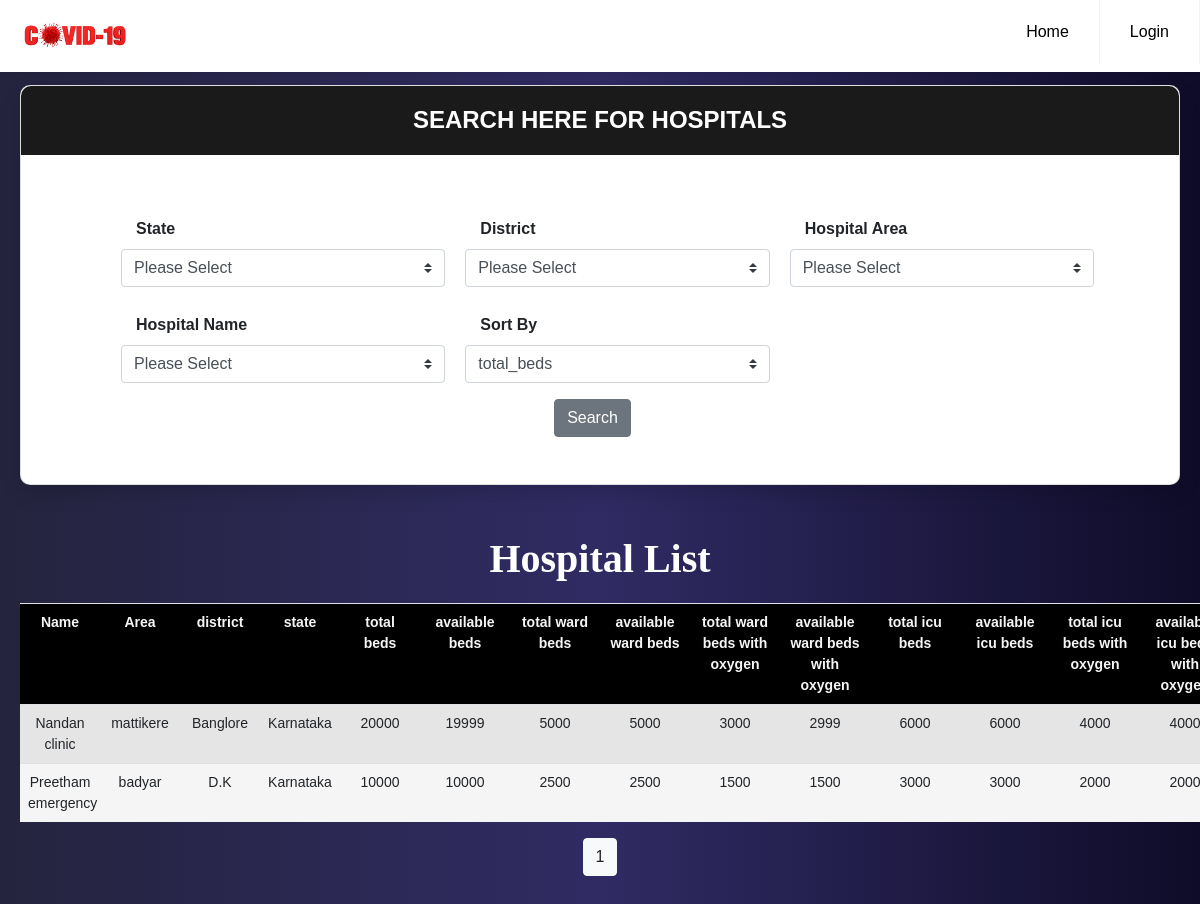
Screenshot of /hospital with the database file from the repository.
### models.py (models this page shows, shortened)
class Hospital(db.Model):
    id = db.Column(db.Integer, primary_key=True)
    name = db.Column(db.String(100), nullable=False)
    area = db.Column(db.String(100), nullable=False)
    district = db.Column(db.String(100), nullable=False)
    state = db.Column(db.String(100), nullable=False)
    phone = db.Column(db.Integer, nullable=False)
    total_beds = db.Column(db.Integer, nullable=False)
    available_beds = db.Column(db.Integer, nullable=False)
    total_ward_beds = db.Column(db.Integer, nullable=False)
    available_ward_beds = db.Column(db.Integer, nullable=False)
    total_ward_beds_with_oxygen = db.Column(db.Integer, nullable=False)
    available_ward_beds_with_oxygen = db.Column(db.Integer, nullable=False)
    total_icu_beds = db.Column(db.Integer, nullable=False)
    available_icu_beds = db.Column(db.Integer, nullable=False)
    total_icu_beds_with_oxygen = db.Column(db.Integer, nullable=False)
    available_icu_beds_with_oxygen = db.Column(db.Integer, nullable=False)
    beds = db.relationship('Bed', backref='hospital', lazy=True)
    users = db.relationship('User', backref='hospital', lazy=True)
    doctors = db.relationship('Doctor', backref='hospital', lazy=True)

### app.py (the view, shortened to what this page needs)
@app.route('/hospital', methods=['GET','POST'])
def hospital():
    name=False
    district=False
    state=False
    area=False
    beds= False
    form = InfoForm()
    page = request.args.get('page', 1, type=int)
    print('page: ', page)
    if request.method == 'GET':
        name = request.args.get('name')
        state = request.args.get('state')
        district = request.args.get('district')
        area = request.args.get('area')
        beds = request.args.get('beds')
    if form.validate_on_submit() and request.method == "POST":
        print('POST request')
    data = Hospital.query.order_by(Hospital.total_beds.desc()).paginate(per_page=5, page=page)
    if(name =='Please Select' and district =='Please Select' and state =='Please Select' and area =='Please Select'):
        if beds == 'total_beds':
            data = Hospital.query.order_by(Hospital.total_beds.desc()).paginate(per_page=5, page=page)
        elif beds== 'available_beds':
            data = Hospital.query.order_by(Hospital.available_beds.desc()).paginate(per_page=5, page=page)
        elif beds == 'available_ward_beds':
            data = Hospital.query.order_by(Hospital.available_ward_beds.desc()).paginate(per_page=5, page=page)
        elif beds == 'available_ward_beds_with_oxygen':
            data = Hospital.query.order_by(Hospital.available_ward_beds_with_oxygen.desc()).paginate(per_page=5, page=page)
        elif beds == 'available_icu_beds':
            data = Hospital.query.order_by(Hospital.available_icu_beds.desc()).paginate(per_page=5, page=page)
        elif beds == 'available_icu_beds_with_oxygen':
            data = Hospital.query.order_by(Hospital.available_icu_beds_with_oxygen.desc()).paginate(per_page=5, page=page)
    elif(name !=  'Please Select' and district !='Please Select' and state !='Please Select' and area !='Please Select'):
        if beds == 'total_beds':
            data = Hospital.query.filter_by(name=name, district=district, state=state, area=area).order_by(Hospital.total_beds.desc()).paginate(per_page=5, page=page)
        elif beds== 'available_beds':
            data = Hospital.query.filter_by(name=name, district=district, state=state, area=area).order_by(Hospital.available_beds).paginate(per_page=5, page=page)
        elif beds == 'available_ward_beds':
            data = Hospital.query.filter_by(name=name, district=district, state=state, area=area).order_by(Hospital.available_ward_beds.desc()).paginate(per_page=5, page=page)
        elif beds == 'available_ward_beds_with_oxygen':
            data = Hospital.query.filter_by(name=name, district=district, state=state, area=area).order_by(Hospital.available_ward_beds_with_oxygen.desc()).paginate(per_page=5, page=page)
        elif beds == 'available_icu_beds':
            data = Hospital.query.filter_by(name=name, district=district, state=state, area=area).order_by(Hospital.available_icu_beds.desc()).paginate(per_page=5, page=page)
        elif beds == 'available_icu_beds_with_oxygen':
            data = Hospital.query.filter_by(name=name, district=district, state=state, area=area).order_by(Hospital.available_icu_beds_with_oxygen.desc()).paginate(per_page=5, page=page)
    else:
        data = Hospital.query.order_by(Hospital.total_beds.desc()).paginate(per_page=5, page=page)
        print("Get Request")
    form.name.data = name
    form.district.data = district
    form.state.data = state
    form.area.data = area
    form.beds.data = beds
    return render_template('index.html', form=form, name=name, district=district, state=state, area=area, beds=beds, hospitals=data)

### forms.py
class InfoForm(FlaskForm):
    name = SelectField('Name', choices=[('Please Select','Please Select'),('Preetham emergency','Preetham emergency'),('Nandan clinic','Nandan clinic'),('Siddarth multispeciality','Siddarth multispeciality'),('Father Muller Hospital','Father Muller Hospital')])
    district = SelectField('District: ', choices=[('Please Select','Please Select'),('D.K','D.K'),('Banglore','Banglore')])
    state = SelectField('State: ', choices=[('Please Select','Please Select'),('Andra','Andra'),('Karnataka','Karnataka')])
    area = SelectField('Area: ', choices=[('Please Select','Please Select'),('badyar','badyar'),('mattikere','mattikere')])
    beds = SelectField('Sort bed results by ', validators=[DataRequired()], choices=[('total_beds','total_beds'),('available_beds','available_beds'),('available_ward_beds','available_ward_beds'),('available_ward_beds_with_oxygen','available_ward_beds_with_oxygen'),('available_icu_beds','available_icu_beds'),('available_icu_beds_with_oxygen','available_icu_beds_with_oxygen')], default='total_beds')
    submit = SubmitField('Search')

### templates/index.html (shortened to what this page needs)
{% extends "base.html" %}
{% block navbar %}
    {% if current_user.is_active %}
        <li><a href="{{ url_for('patient_list') }}">Patients</a></li>
	    <li><a href="{{ url_for('profile') }}">Logged in as: {{current_user.name}}</a></li>
	    <li><a href="{{ url_for('logout') }}">Logout</a></li>
	{% else %}
	    <li><a href="{{ url_for('login') }}">Login</a></li>
	{% endif %}
{% endblock navbar %}
{% block content %}
<div class="wrapper__main">
    <div class="page-wrapper bg-gra-03 p-t-45 p-b-50">
        <div class="wrapper wrapper--w790">
            <div class="card card-5">
                <div class="card-heading">
                    <h2 class="title">Search Here for Hospitals</h2>
                </div>
                <div class="card-body">
                    <div style="padding-left: 0px;" class="container">
                            <div class="col-md-12">
                                <form href="/" method="POST">
                                    <div class="row">
                                        <div>
                                            <div style="margin-top: 10px;" class="form-group">
                                                <label for="state" style="margin-left: 30px;" class="form-label "><b>State</b></label>
                                                <span class = "col-sm-4">
                                                    {{ form.state(id="state",class="custom-select selectFilter")}}
                                                </span>
                                            </div>
                                        </div>
                                        <div style="margin-left: 20px;">
                                            <div style="margin-top: 10px;" class="form-group">
                                                <label for="district" style="margin-left: 30px;" class="form-label"><b>District</b></label>
                                                <span class = "col-sm-4">
                                                    {{ form.district(id="district",class="custom-select selectFilter")}}
                                                </span>
                                            </div>
                                        </div>
                                        <div style="margin-left: 20px;">
                                            <div style="margin-top: 10px;" class="form-group">
                                                <label for="area" style="margin-left: 30px;" class="form-label "><b>Hospital Area</b></label>
                                                <span class = "col-sm-4">
                                                    {{ form.area(id="area",class="custom-select selectFilter")}}
                                                </span>
                                            </div>
                                        </div>
                                        <div>
                                            <div style="margin-top: 10px;" class="form-group">
                                                <label for="na" style="margin-left: 30px;" class="form-label "><b>Hospital Name</b></label>
                                                <span class = "col-sm-4">
                                                    {{ form.name(id="na",class="custom-select selectFilter") }}
                                                </span>
                                            </div>
                                        </div>
                                    <div style="margin-left: 20px;">
                                        <div style="margin-top: 10px;" class="form-group">
                                            <label class="form-label" style="margin-left: 30px;"><b>Sort By</b></label>
                                            <span class = "col-sm-4">
                                                {{ form.beds(class="custom-select selectFilter") }}
                                            </span>
                                        </div>
                                    </div>
                                </div>
                                    <div style="text-align: center;">
                                        {{form.submit(class="btn btn-secondary")}}
                                    </div>
                                </form>
                            </div>
                        </div>
                    </div>
                </div>
            </div>
  <div class="table__main">
    <div class="table__wrapper">
        <h1 class="label__head">Hospital List</h1>
        <table class="table">
            <tr class="table__head text-break">
                <th class="table__cell" width="80px">Name</th>
                <th class="table__cell" width="80px">Area</th>
                <th class="table__cell" width="80px">district</th>
                <th class="table__cell" width="80px">state</th>
                <th class="table__cell" width="80px">total beds</th>
                <th class="table__cell" width="90px">available beds</th>
                <th class="table__cell" width="90px">total ward beds</th>
                <th class="table__cell" width="90px">available ward beds</th>
                <th class="table__cell" width="90px">total ward beds with oxygen</th>
                <th class="table__cell" width="90px">available ward beds with oxygen</th>
                <th class="table__cell" width="90px">total icu beds</th>
                <th class="table__cell" width="90px">available icu beds</th>
                <th class="table__cell" width="90px">total icu beds with oxygen</th>
                <th class="table__cell" width="90px">available icu beds with oxygen</th>
            </tr>
            {% for row in hospitals.items %}
            <tr style="text-align: center;" class="table__row">
                <td class="table__cell">{{row.name}}</td>
                <td class="table__cell">{{row.area}}</td>
                <td class="table__cell">{{row.district}}</td>
                <td class="table__cell">{{row.state}}</td>
                <td class="table__cell">{{row.total_beds}}</td>
                <td class="table__cell">{{row.available_beds}}</td>
                <td class="table__cell">{{row.total_ward_beds}}</td>
                <td class="table__cell">{{row.available_ward_beds}}</td>
                <td class="table__cell">{{row.total_ward_beds_with_oxygen}}</td>
                <td class="table__cell">{{row.available_ward_beds_with_oxygen}}</td>
                <td class="table__cell">{{row.total_icu_beds}}</td>
                <td class="table__cell">{{row.available_icu_beds}}</td>
                <td class="table__cell">{{row.total_icu_beds_with_oxygen}}</td>
                <td class="table__cell">{{row.available_icu_beds_with_oxygen}}</td>
            </tr>
            {% endfor %}
        </table>
        <div style="text-align: center;">
        {% for page_num in hospitals.iter_pages(left_edge=1, right_edge=1, left_current=1, right_current=2) %}
            {% if page_num %}
                {% if hospitals.page == page_num  %}
                    <a  class="btn btn-light mb-4" href="{{url_for('hospital', page=page_num, name=name, district=district, state=state, area=area, beds=beds) }}">{{ page_num }}</a>
                {% else %}
                    <a  class="btn btn-outline-light mb-4" href="{{ url_for('hospital', page=page_num, name=name, district=district, state=state, area=area, beds=beds) }}">{{ page_num }}</a>
                {% endif %}
            {% else %}
            <span style="color: white;">...</span>
            {% endif %}
        {% endfor %}
            </div>
    </div>
  </div>
</div>
</div>
{% endblock content %}

### static/css/home.css (style rules this page uses)
* { box-sizing: border-box; padding: 0; margin: 0; font-family: Verdana, Geneva, Tahoma, sans-serif; }
.navbar__main a { color: #000; }
.navbar__main .header li a { display: block; padding: 20px 20px; border-right: 1px solid #f4f4f4; text-decoration: none; }
@media (min-width: 1000px) { .navbar__main .header li { float: left; } }
@media (min-width: 1000px) { .navbar__main .header li a { padding: 20px 30px; } }
body { width:100%; background: #0f0c29; background: -webkit-linear-gradient(to right, #24243e, #302b63, #0f0c29); background: linear-gradient(to right, #24243e, #302b63, #0f0c29); }

### static/css/patient_add.css (style rules this page uses)
.patient_form h1,h2,h3,h4,h5,h6 { margin: 0px; }

### static/css/main.css (style rules this page uses)
.wrapper__main body, h1, h2, h3, h4, h5, h6, blockquote, p, pre, dl, dd, ol, ul, figure, hr, fieldset, legend { margin: 0; padding: 0; }
.wrapper__main h1, h2, h3, h4, h5, h6 { font-weight: 400; }
.wrapper__main h1 { font-size: 36px; }
.wrapper__main h2 { font-size: 30px; }
.wrapper__main .p-t-45 { padding-top: 45px; }
.wrapper__main .p-b-50 { padding-bottom: 50px; }
.wrapper__main { margin: 0 20px; }
.wrapper__main .title { font-size: 24px; text-transform: uppercase; font-weight: 700; text-align: center; color: #fff; }
.wrapper__main .card { -webkit-border-radius: 3px; -moz-border-radius: 3px; border-radius: 3px; background: #fff; height: 400px; }
.wrapper__main .card-5 { background: #fff; -webkit-border-radius: 10px; -moz-border-radius: 10px; border-radius: 10px; -webkit-box-shadow: 0px 8px 20px 0px rgba(0, 0, 0, 0.15); -moz-box-shadow: 0px 8px 20px 0px rgba(0, 0, 0, 0.15); box-shadow: 0px 8px 20px 0px rgba(0, 0, 0, 0.15); }
.wrapper__main .card-5 .card-heading { padding: 20px 0; background: #1a1a1a; -webkit-border-top-left-radius: 10px; -moz-border-radius-topleft: 10px; border-top-left-radius: 10px; -webkit-border-top-right-radius: 10px; -moz-border-radius-topright: 10px; border-top-right-radius: 10px; }
.wrapper__main .card-5 .card-body { padding: 52px 85px; padding-bottom: 73px; }
.wrapper__main .table { border-collapse: collapse; border-spacing: 0; background-color: #f5f5f5; table-layout: fixed; width: 100%; }
.wrapper__main tr:nth-child(even) { background-color: #f2f2f2; }
.wrapper__main .table__row:nth-child(even) { background-color: #e5e5e5; }
.wrapper__main .table__head { text-align: center; }
.wrapper__main .table__cell { padding: 8px; }
.wrapper__main .table__head { color: #f5f5f5; background-color: black; }
.wrapper__main .table__wrapper { padding-top: 50px; }
.wrapper__main .label__head { font-size: 40px; color: white; font-weight: bold; font-family: "Times New Roman", Times, serif; text-align: center; padding-bottom: 20px; }
.wrapper__main .row { display: grid; grid-template-columns: 1fr 1fr 1fr; }
.wrapper__main .table { font-size: 14px; }
.wrapper__main { padding-top: 40px; }

### rows the page displays
Hospital: name "Nandan clinic", area "mattikere", district "Banglore", state "Karnataka", total_beds "20000", available_beds "19999", total_ward_beds "5000", available_ward_beds "5000", total_ward_beds_with_oxygen "3000", available_ward_beds_with_oxygen "2999", total_icu_beds "6000", available_icu_beds "6000", total_icu_beds_with_oxygen "4000", available_icu_beds_with_oxygen "4000"
Hospital: name "Preetham emergency", area "badyar", district "D.K", state "Karnataka", total_beds "10000", available_beds "10000", total_ward_beds "2500", available_ward_beds "2500", total_ward_beds_with_oxygen "1500", available_ward_beds_with_oxygen "1500", total_icu_beds "3000", available_icu_beds "3000", total_icu_beds_with_oxygen "2000", available_icu_beds_with_oxygen "2000"

### other values shown
{{ page_num }} "1"
